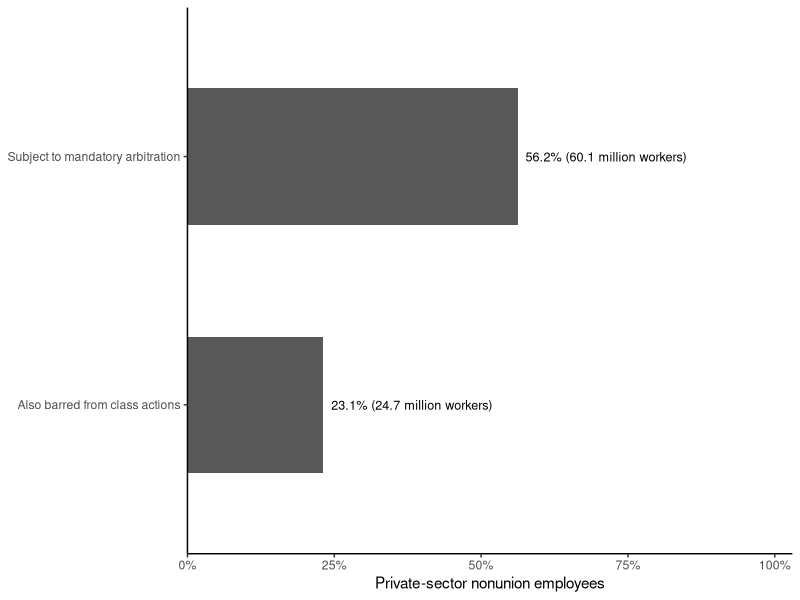
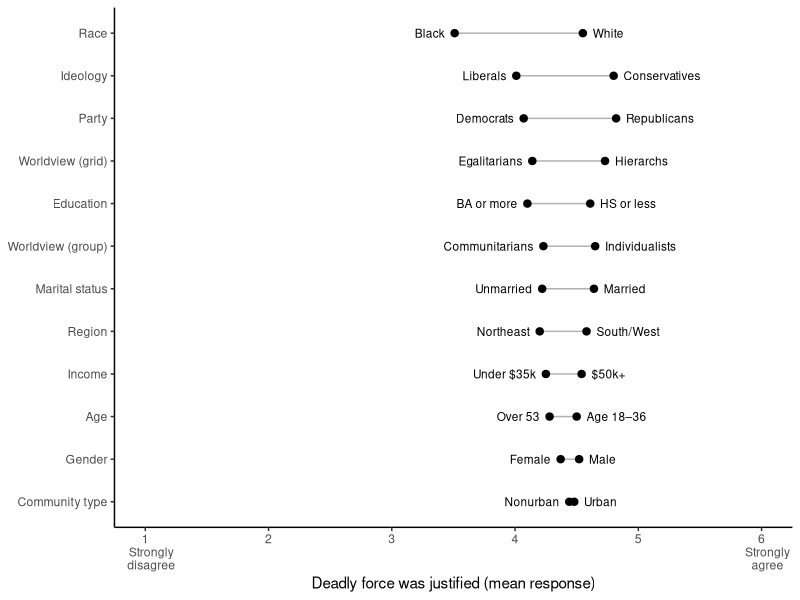

Write R code to recreate these figures, in order.
## ---- chunk 1
#| label: fig-arbitration
#| fig-cap: "Share of private-sector nonunion employees covered by mandatory employment arbitration, and by arbitration agreements that also waive class actions, in 2017---the year before *Epic Systems* upheld such waivers. Survey of establishments with 50 or more employees (n = 627). Source: Alexander J.S. Colvin, Econ. Policy Inst., *The Growing Use of Mandatory Arbitration* 2, 11 (2018)."
#| echo: false
#| fig-width: 6.5
#| fig-height: 1.8
library(ggplot2)

arb <- read.csv("data/arbitration_colvin_2017.csv")
arb$measure <- factor(arb$measure, levels = rev(arb$measure))

ggplot(arb, aes(pct_nonunion_private_employees, measure)) +
  geom_col(width = 0.55, fill = "grey35") +
  geom_text(aes(label = paste0(pct_nonunion_private_employees, "% (",
                               workers_millions, " million workers)")),
            hjust = -0.05, size = 3.2) +
  scale_x_continuous(limits = c(0, 100), labels = function(x) paste0(x, "%"),
                     expand = expansion(mult = c(0, 0.03))) +
  labs(x = "Private-sector nonunion employees", y = NULL) +
  theme_classic(base_size = 11)
## ---- chunk 2
    #| label: fig-scott-harris
    #| fig-cap: "Average agreement that \"the danger that Harris's driving posed to the police and the public justified Officer Scott's decision to end the chase in a way that put Harris's own life in danger,\" by paired groups of viewers, on a scale from 1 (strongly disagree) to 6 (strongly agree). Pairs are sorted by the size of the gap; every gap except gender and urban/nonurban is statistically significant (p ≤ 0.05). About 1,350 respondents, 2007. Source: Dan M. Kahan, David A. Hoffman & Donald Braman, *Whose Eyes Are You Going to Believe?* Scott v. Harris *and the Perils of Cognitive Illiberalism*, 122 Harv. L. Rev. 837, 868 tbl.1 (2009)."
    #| echo: false
    #| fig-width: 6.5
    #| fig-height: 4.5
    library(ggplot2)

    sh <- read.csv("data/scott_harris_kahan.csv")
    gaps <- tapply(sh$mean_deadly_force_justified, sh$dimension, function(x) abs(diff(x)))
    sh$dimension <- factor(sh$dimension, levels = names(sort(gaps)))
    ends <- aggregate(mean_deadly_force_justified ~ dimension, sh, range)
    sh$low <- ave(sh$mean_deadly_force_justified, sh$dimension, FUN = function(x) x == min(x))

    ggplot(sh, aes(mean_deadly_force_justified, dimension)) +
      geom_segment(data = ends, aes(x = mean_deadly_force_justified[, 1],
                                    xend = mean_deadly_force_justified[, 2],
                                    y = dimension, yend = dimension),
                   colour = "grey70") +
      geom_point(size = 2.2) +
      geom_text(data = sh[sh$low == 1, ], aes(label = label), size = 3, hjust = 1, nudge_x = -0.08) +
    geom_text(data = sh[sh$low == 0, ], aes(label = label), size = 3, hjust = 0, nudge_x = 0.08) +
      scale_x_continuous(limits = c(1, 6), breaks = 1:6,
                         labels = c("1
    Strongly
    disagree", 2:5, "6
    Strongly
    agree")) +
      labs(x = "Deadly force was justified (mean response)", y = NULL) +
      theme_classic(base_size = 11)
